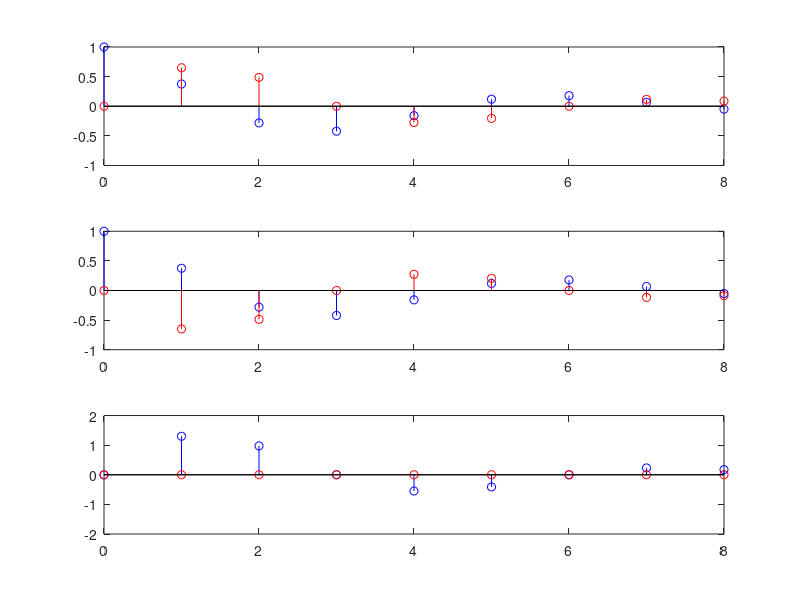

MATLAB code for this plot: (Note: this script raises an error after producing the figure.)
clear all
close all
clc

k = [0:8];

r = 3/4;
phi = pi/3;

a = r*exp(+1j*phi);
xr = a.^k;

a = r*exp(-1j*phi);
xi = a.^k;

x = (xr-xi)/(1j)


subplot(3,1,1)
stem(k, real(xr), 'b'), hold on
stem(k, imag(xr), 'r')
hold off
axis([0,8,-1,1])

subplot(3,1,2)
stem(k, real(xi), 'b'), hold on
stem(k, imag(xi), 'r')
hold off
axis([0,8,-1,1])

subplot(3,1,3)
stem(k,real(x), 'b'), hold on
stem(k,imag(x), 'r')
hold off
axis([0,8,-2,2])

sum(real(xr) - r.^k .* cos(+phi*k))
sum(imag(xr) - r.^k .* sin(+phi*k))
sum(real(xi) - r.^k .* cos(+phi*k))
sum(imag(xi) - r.^k .* sin(-phi*k))
sum(real(x) - r.^k .* sin(+phi*k) * 2)

b = [0 3/4*sqrt(3) 0];
a = [1 -3/4 9/16];
h = impz(b,a, length(k));
sum(h-x')

fvtool(b,a)

zplane(b,a)


